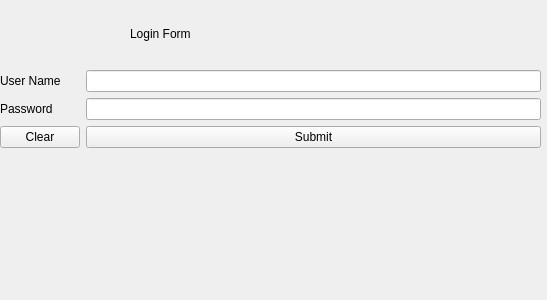
<?xml version="1.0" encoding="UTF-8"?>
<ui version="4.0">
 <class>Form</class>
 <widget class="QWidget" name="Form">
  <property name="geometry">
   <rect>
    <x>0</x>
    <y>0</y>
    <width>547</width>
    <height>300</height>
   </rect>
  </property>
  <property name="windowTitle">
   <string>Form</string>
  </property>
  <widget class="QWidget" name="formLayoutWidget">
   <property name="geometry">
    <rect>
     <x>0</x>
     <y>70</y>
     <width>541</width>
     <height>221</height>
    </rect>
   </property>
   <layout class="QFormLayout" name="formLayout">
    <item row="0" column="0">
     <widget class="QLabel" name="label_2">
      <property name="text">
       <string>User Name</string>
      </property>
     </widget>
    </item>
    <item row="0" column="1">
     <widget class="QLineEdit" name="user_name_input"/>
    </item>
    <item row="2" column="0">
     <widget class="QLabel" name="label_3">
      <property name="text">
       <string>Password</string>
      </property>
     </widget>
    </item>
    <item row="2" column="1">
     <widget class="QLineEdit" name="user_pass_input"/>
    </item>
    <item row="3" column="1">
     <widget class="QPushButton" name="btn_submit">
      <property name="text">
       <string>Submit</string>
      </property>
     </widget>
    </item>
    <item row="3" column="0">
     <widget class="QPushButton" name="pushButton">
      <property name="text">
       <string>Clear</string>
      </property>
     </widget>
    </item>
   </layout>
  </widget>
  <widget class="QLabel" name="label">
   <property name="geometry">
    <rect>
     <x>130</x>
     <y>20</y>
     <width>171</width>
     <height>28</height>
    </rect>
   </property>
   <property name="text">
    <string>Login Form</string>
   </property>
  </widget>
 </widget>
 <resources/>
 <connections/>
</ui>
